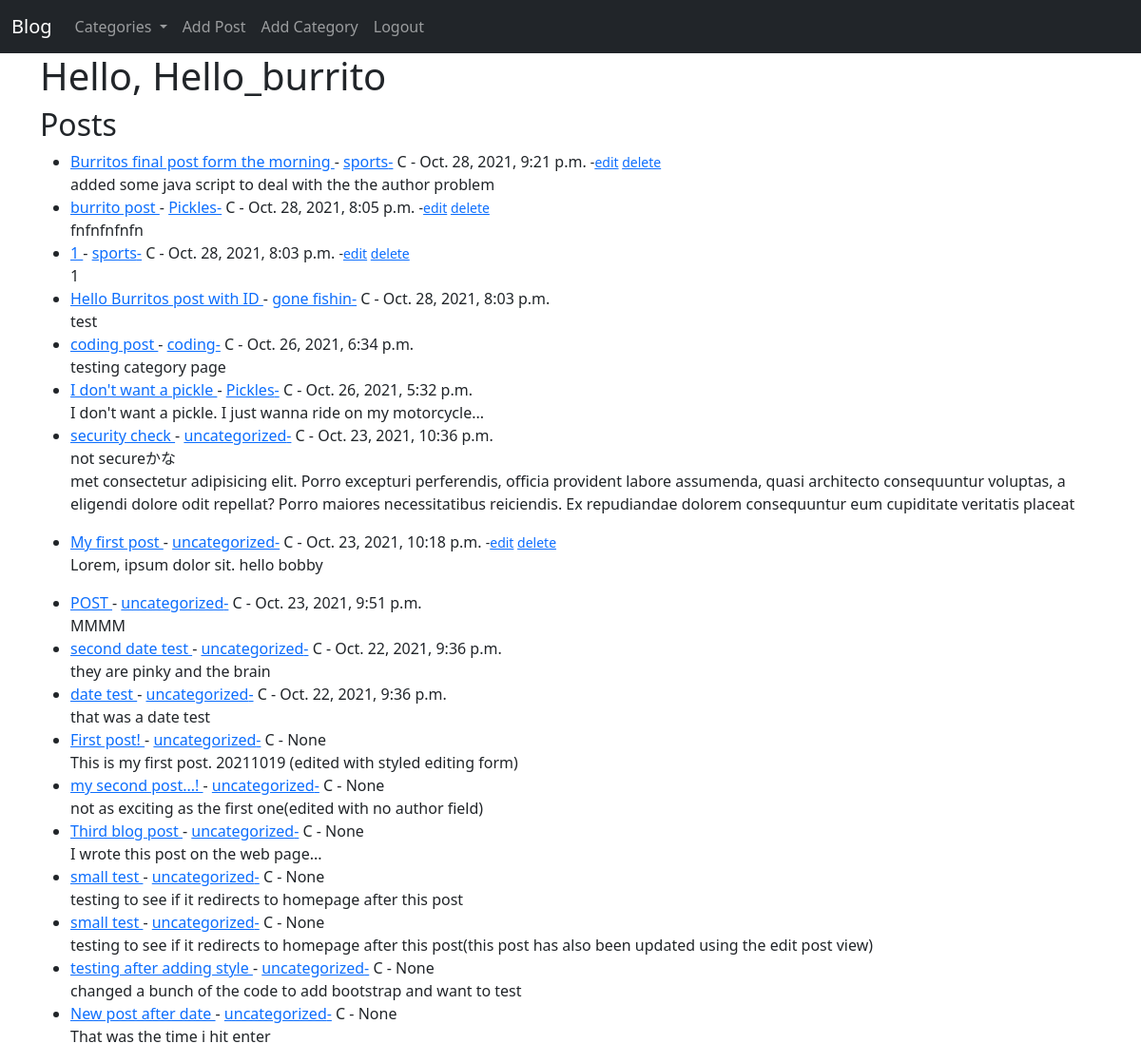
Screenshot of / (signed in) with the database file from the repository.
### theblog/models.py (models this page shows, shortened)
class Post(models.Model):
    title = models.CharField(max_length=255)
    title_tag = models.CharField(max_length=255)
    author = models.ForeignKey(User, on_delete=models.CASCADE)
    category = models.CharField(max_length=255, default='uncategorized')
    body = models.TextField()
    publication_date = models.DateTimeField(auto_now_add=True)
    likes = models.ManyToManyField(User, related_name='blog_posts')

### theblog/views.py (the view)
# urls.py: path('', HomeView.as_view(), name = 'home'),
class HomeView(ListView):
    model = Post
    template_name = 'home.html'
    ordering = ['-publication_date']
    def get_context_data(self, *args, **kwargs):
        cat_menu = Category.objects.all()
        context = super(HomeView, self).get_context_data(*args, **kwargs)
        context["cat_menu"] = cat_menu
        return context

### theblog/models.py (called while the page is built)
    def __str__(self):
        return self.name

### theblog/templates/home.html (shortened to what this page needs)
{% extends 'base.html'%}
{% block content %}
<!DOCTYPE html>
<html lang="en">
<head>
</head>
<body>
  {% if user.is_authenticated%}
    <h1>Hello, {{user.first_name}}</h1>
  {%endif%}
    <h2>Posts</h2>
<ul>
{% for post in object_list %}
  <li>
    <a href="{%url 'article-detail' post.pk%}">{{post.title}} </a> -
    <a href="{% url 'category' post.category %}">{{post.category}}-</a>
    C -
    {{ post.publication_date}}
    {% if user.is_authenticated%}
      {% if user.id == post.author.id%}
        <small>
          -<a href="{%url 'update_post' post.pk%}">edit</a>
          <a href="{%url 'delete_post' post.pk%}">delete</a>
        </small>
      {% endif%}
    {% endif %}
<br>
    {{ post.body|slice:":300"|safe}}</li>
  {% endfor %}
</ul>
</body>
</html>
{% endblock %}

### rows the page displays
Post: title "Burritos final post form the morning", category "sports", publication_date "Oct. 28, 2021, 9:21 p.m.", shows "edit", body "added some java script to deal with the the author problem"
Post: title "burrito post", category "Pickles", publication_date "Oct. 28, 2021, 8:05 p.m.", shows "edit", body "fnfnfnfnfn"
Post: title "1", category "sports", publication_date "Oct. 28, 2021, 8:03 p.m.", shows "edit", body "1"
Post: title "Hello Burritos post with ID", category "gone fishin", publication_date "Oct. 28, 2021, 8:03 p.m.", body "test"
Post: title "coding post", category "coding", publication_date "Oct. 26, 2021, 6:34 p.m.", body "testing category page"
Post: title "I don't want a pickle", category "Pickles", publication_date "Oct. 26, 2021, 5:32 p.m.", body "I don't want a pickle. I just wanna ride on my motorcycle..."
Post: title "security check", category "uncategorized", publication_date "Oct. 23, 2021, 10:36 p.m.", body "not secureかな met consectetur adipisicing elit. Porro excepturi perferendis, officia provident labore assumenda, quasi architecto consequuntur voluptas, a eligendi dolore odit repellat? Porro maiores necessitatibus reiciendis. Ex repudiandae dolorem consequuntur eum cupiditate veritatis placeat"
Post: title "My first post", category "uncategorized", publication_date "Oct. 23, 2021, 10:18 p.m.", shows "edit", body "Lorem, ipsum dolor sit. hello bobby"
Post: title "POST", category "uncategorized", publication_date "Oct. 23, 2021, 9:51 p.m.", body "MMMM"
Post: title "second date test", category "uncategorized", publication_date "Oct. 22, 2021, 9:36 p.m.", body "they are pinky and the brain"
Post: title "date test", category "uncategorized", publication_date "Oct. 22, 2021, 9:36 p.m.", body "that was a date test"
Post: title "First post!", category "uncategorized", publication_date "None", body "This is my first post. 20211019 (edited with styled editing form)"
Post: title "my second post...!", category "uncategorized", publication_date "None", body "not as exciting as the first one(edited with no author field)"
Post: title "Third blog post", category "uncategorized", publication_date "None", body "I wrote this post on the web page..."
Post: title "small test", category "uncategorized", publication_date "None", body "testing to see if it redirects to homepage after this post"
Post: title "small test", category "uncategorized", publication_date "None", body "testing to see if it redirects to homepage after this post(this post has also been updated using the edit post view)"
Post: title "testing after adding style", category "uncategorized", publication_date "None", body "changed a bunch of the code to add bootstrap and want to test"
Post: title "New post after date", category "uncategorized", publication_date "None", body "That was the time i hit enter"

### other values shown
{{ user.first_name }} "Hello_burrito"
